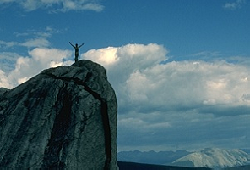
%> input picture Image_Blending/imageA.png, 250 x 170 px
$ octave main.m   (GNU Octave 9; MATLAB toolbox functions it lacks are replaced by stand-ins)
%> lines starting %> are read from the running program, lines starting %| are printed output that depends on the picture
### Image_Blending/blend.m
function result = blend(im1,im2,alpha)

result = zeros(size(im1),'uint8');
%im1과 im2의 size가 같은걸 확인한 후, result를 im1의 size와 같은 zero로 이루어진 행렬로 정의했다.
%zeros()함수를 사용하면 double 확장자로 정의되므로 uint8 형태로 정의될 수 있도록 정의한다.
for ch = 1:size(im1,3)
    %im1에 size()함수를 사용해서 변수ch가 1부터 im1의 channel값까지의 정수값으로 변하도록 for문을 구성했다.
    for y = 1:size(im1,1)
        %im1에 size()함수를 사용해서 변수y가 1부터 im1의 hight값까지의 정수값으로 변하도록 for문을 구성했다.
        for x = 1:size(im1,2)
            %im1에 size()함수를 사용해서 변수x가 1부터 im1의 width값까지의 정수값으로 변하도록 for문을 구성했다.

            result(y,x,ch) = alpha*im1(y,x,ch)+(1-alpha)*im2(y,x,ch);
            %행렬 result과 좌표와 channel이 동일한 im1과 im2의 값에 각각 alpha,
            %(1-alpha)만큼의 가중치를 줘서 행렬 result의 좌표에 값으로 대입하여 행렬 result를 완성하였다.
            %행렬 result의 각 행렬에 입력되는 값이 255가 넘어가지 않도록
            %각각의 영상에 alpha와 (1-alpha)값을 곱해줘서 최대값이 255이 넘어가지 않도록 한다.
        end
    end
end
end

### Image_Blending/main.m
close all; clear all; clc;

im1 = imread('imageA.png');
%> im1 is the input picture: size 170x250x3 uint8; mean R, G, B 70.4, 105.3, 120
im2 = imread('imageB.png');
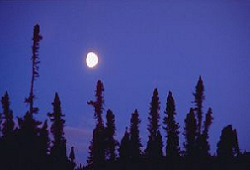
%> input picture Image_Blending/imageB.png, 250 x 170 px
%> im2 is the input picture: size 170x250x3 uint8; mean R, G, B 58, 62, 127.8
alpha = 0.5;

result = blend(im1, im2, alpha);
%> after the loop in blend, `for ch = 1:size(im1,3)`:
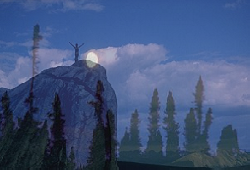
%> result: size 170x250x3 uint8; mean R, G, B 64.7, 84.2, 124.4

imwrite(result, 'result_blend.png');
